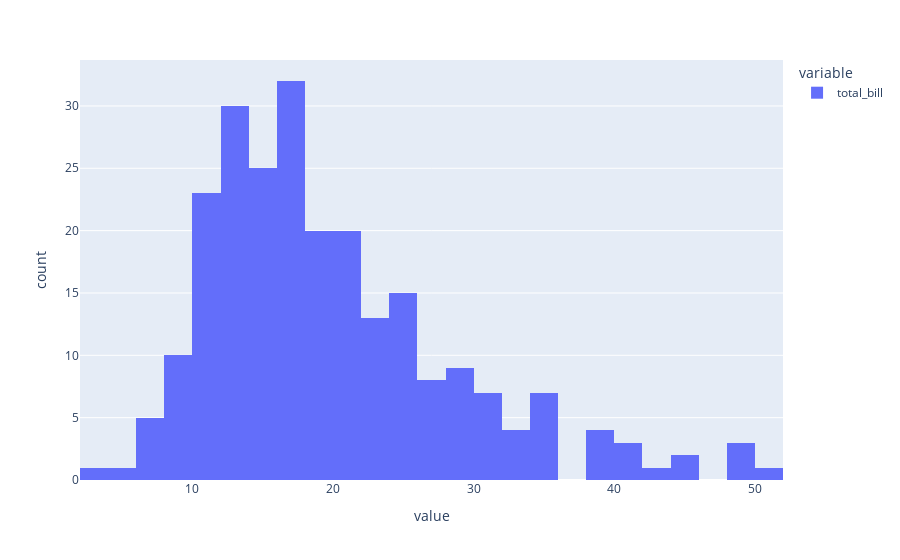

Notebook cell for this chart:
### Markdown cell above
### Step 5. Plot the total_bill column histogram

### Code cell
fig = px.histogram(df['total_bill'])
fig.show()

### Figure 1 — Plotly figure (JSON) as saved in the notebook; plotly's stock layout.template omitted (floating-point values rounded to 4 significant figures; data arrays with more than 128 entries replaced by an {"elided": "..."} marker saying what was removed)
{"data": [{"alignmentgroup": "True", "bingroup": "x", "hovertemplate": "variable=total_bill<br>value=%{x}<br>count=%{y}<extra></extra>", "legendgroup": "total_bill", "marker": {"color": "#636efa", "pattern": {"shape": ""}}, "name": "total_bill", "offsetgroup": "total_bill", "orientation": "v", "showlegend": true, "type": "histogram", "x": {"elided": "244 float values"}, "xaxis": "x", "yaxis": "y"}], "layout": {"barmode": "relative", "legend": {"title": {"text": "variable"}, "tracegroupgap": 0}, "margin": {"t": 60}, "xaxis": {"anchor": "y", "domain": [0, 1], "title": {"text": "value"}}, "yaxis": {"anchor": "x", "domain": [0, 1], "title": {"text": "count"}}}}
